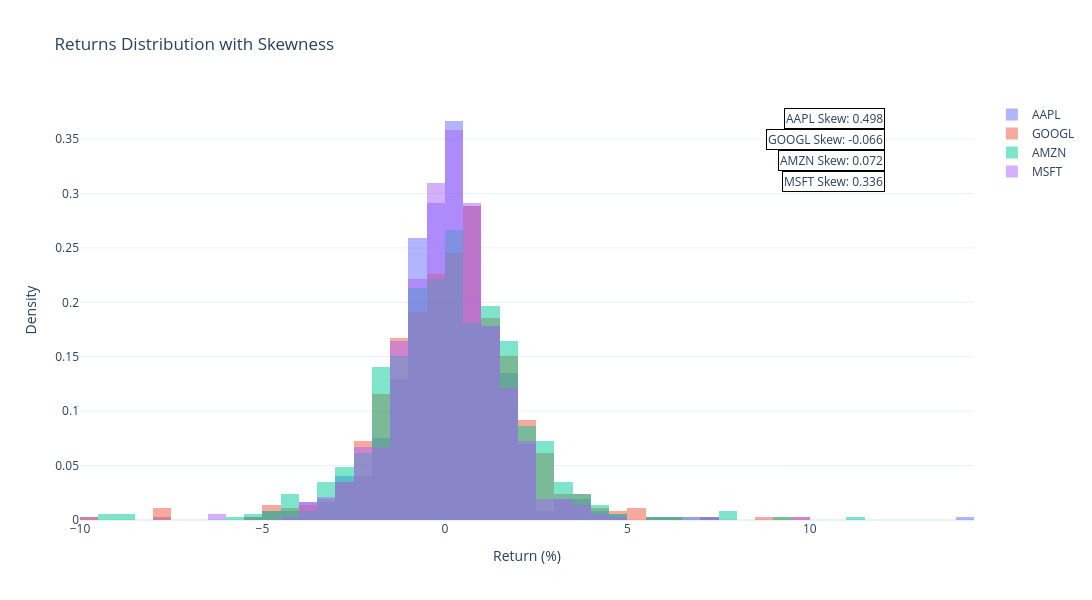

Source (notebook cell):
### Code cell
plotter.show_distribution()

### Figure 1 — Plotly figure (JSON) as saved in the notebook; plotly's stock layout.template omitted (floating-point values rounded to 4 significant figures; data arrays with more than 128 entries replaced by an {"elided": "..."} marker saying what was removed)
{"data": [{"histnorm": "probability density", "hovertemplate": "AAPL<br>Return: %{x:.2f}%<br>Density: %{y:.4f}<extra></extra>", "name": "AAPL", "opacity": 0.5, "x": {"elided": "742 float values"}, "type": "histogram"}, {"histnorm": "probability density", "hovertemplate": "GOOGL<br>Return: %{x:.2f}%<br>Density: %{y:.4f}<extra></extra>", "name": "GOOGL", "opacity": 0.5, "x": {"elided": "742 float values"}, "type": "histogram"}, {"histnorm": "probability density", "hovertemplate": "AMZN<br>Return: %{x:.2f}%<br>Density: %{y:.4f}<extra></extra>", "name": "AMZN", "opacity": 0.5, "x": {"elided": "742 float values"}, "type": "histogram"}, {"histnorm": "probability density", "hovertemplate": "MSFT<br>Return: %{x:.2f}%<br>Density: %{y:.4f}<extra></extra>", "name": "MSFT", "opacity": 0.5, "x": {"elided": "742 float values"}, "type": "histogram"}], "layout": {"title": {"text": "Returns Distribution with Skewness"}, "xaxis": {"title": {"text": "Return (%)"}}, "yaxis": {"title": {"text": "Density"}}, "width": 1200, "height": 600, "barmode": "overlay", "annotations": [{"bgcolor": "white", "bordercolor": "black", "borderwidth": 1, "showarrow": false, "text": "AAPL Skew: 0.498", "x": 0.9, "xanchor": "right", "xref": "paper", "y": 0.98, "yref": "paper"}, {"bgcolor": "white", "bordercolor": "black", "borderwidth": 1, "showarrow": false, "text": "GOOGL Skew: -0.066", "x": 0.9, "xanchor": "right", "xref": "paper", "y": 0.93, "yref": "paper"}, {"bgcolor": "white", "bordercolor": "black", "borderwidth": 1, "showarrow": false, "text": "AMZN Skew: 0.072", "x": 0.9, "xanchor": "right", "xref": "paper", "y": 0.88, "yref": "paper"}, {"bgcolor": "white", "bordercolor": "black", "borderwidth": 1, "showarrow": false, "text": "MSFT Skew: 0.336", "x": 0.9, "xanchor": "right", "xref": "paper", "y": 0.83, "yref": "paper"}]}}
